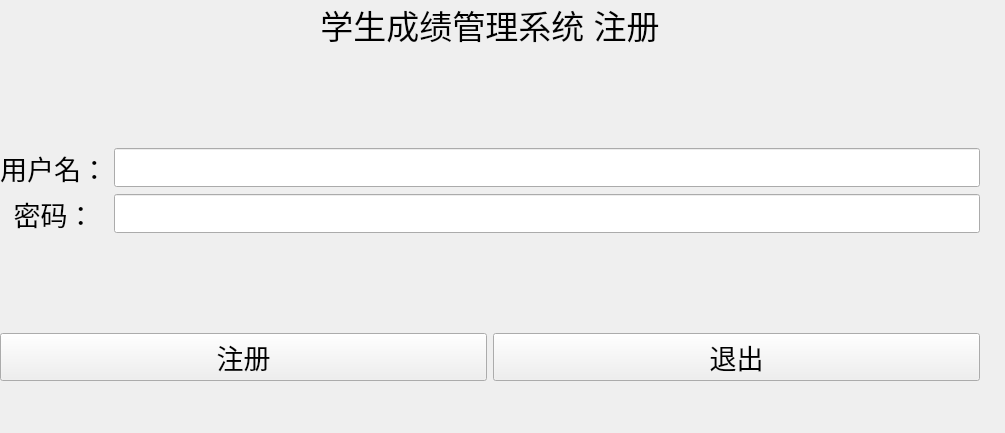
<?xml version="1.0" encoding="UTF-8"?>
<ui version="4.0">
 <class>Registerwindow</class>
 <widget class="QWidget" name="Registerwindow">
  <property name="geometry">
   <rect>
    <x>0</x>
    <y>0</y>
    <width>1005</width>
    <height>433</height>
   </rect>
  </property>
  <property name="windowTitle">
   <string>Form</string>
  </property>
  <widget class="QWidget" name="verticalLayoutWidget">
   <property name="geometry">
    <rect>
     <x>0</x>
     <y>0</y>
     <width>980</width>
     <height>381</height>
    </rect>
   </property>
   <layout class="QVBoxLayout" name="verticalLayout">
    <item>
     <widget class="QLabel" name="label">
      <property name="maximumSize">
       <size>
        <width>16777215</width>
        <height>16777215</height>
       </size>
      </property>
      <property name="font">
       <font>
        <pointsize>25</pointsize>
       </font>
      </property>
      <property name="text">
       <string>学生成绩管理系统 注册</string>
      </property>
      <property name="alignment">
       <set>Qt::AlignmentFlag::AlignCenter</set>
      </property>
     </widget>
    </item>
    <item>
     <spacer name="verticalSpacer_2">
      <property name="orientation">
       <enum>Qt::Orientation::Vertical</enum>
      </property>
      <property name="sizeType">
       <enum>QSizePolicy::Policy::Expanding</enum>
      </property>
      <property name="sizeHint" stdset="0">
       <size>
        <width>20</width>
        <height>40</height>
       </size>
      </property>
     </spacer>
    </item>
    <item>
     <layout class="QGridLayout" name="gridLayout">
      <item row="1" column="0">
       <widget class="QLabel" name="code">
        <property name="font">
         <font>
          <pointsize>20</pointsize>
         </font>
        </property>
        <property name="text">
         <string>密码：</string>
        </property>
        <property name="alignment">
         <set>Qt::AlignmentFlag::AlignCenter</set>
        </property>
       </widget>
      </item>
      <item row="0" column="1">
       <widget class="QLineEdit" name="userNameEdit">
        <property name="font">
         <font>
          <pointsize>20</pointsize>
         </font>
        </property>
       </widget>
      </item>
      <item row="1" column="1">
       <widget class="QLineEdit" name="passwordEdit">
        <property name="font">
         <font>
          <pointsize>20</pointsize>
         </font>
        </property>
        <property name="echoMode">
         <enum>QLineEdit::EchoMode::Password</enum>
        </property>
       </widget>
      </item>
      <item row="0" column="0">
       <widget class="QLabel" name="Username">
        <property name="font">
         <font>
          <pointsize>20</pointsize>
         </font>
        </property>
        <property name="text">
         <string>用户名：</string>
        </property>
        <property name="alignment">
         <set>Qt::AlignmentFlag::AlignCenter</set>
        </property>
       </widget>
      </item>
     </layout>
    </item>
    <item>
     <spacer name="verticalSpacer">
      <property name="orientation">
       <enum>Qt::Orientation::Vertical</enum>
      </property>
      <property name="sizeType">
       <enum>QSizePolicy::Policy::Expanding</enum>
      </property>
      <property name="sizeHint" stdset="0">
       <size>
        <width>20</width>
        <height>20</height>
       </size>
      </property>
     </spacer>
    </item>
    <item>
     <layout class="QGridLayout" name="gridLayout_2">
      <item row="0" column="0">
       <widget class="QPushButton" name="registerButton">
        <property name="font">
         <font>
          <pointsize>20</pointsize>
         </font>
        </property>
        <property name="text">
         <string>注册</string>
        </property>
       </widget>
      </item>
      <item row="0" column="1">
       <widget class="QPushButton" name="exitButton">
        <property name="font">
         <font>
          <pointsize>20</pointsize>
         </font>
        </property>
        <property name="text">
         <string>退出</string>
        </property>
       </widget>
      </item>
     </layout>
    </item>
   </layout>
  </widget>
 </widget>
 <resources/>
 <connections/>
</ui>
